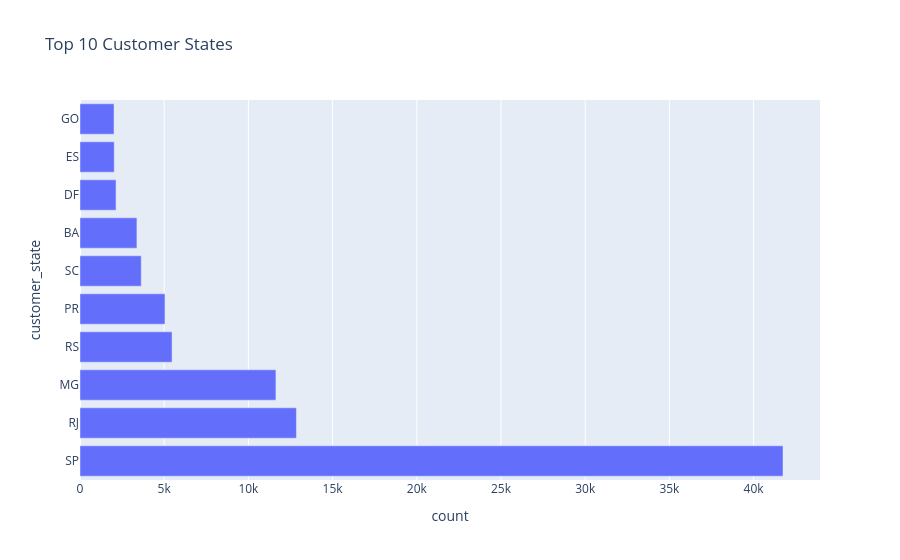

Notebook code cell kept with this figure:
### Code cell
customers_table = tables['customers']
customer_states = customers_table['customer_state'].value_counts().reset_index()
customer_state_chart = px.bar(customer_states.sort_values('count', ascending=False).head(10),
                           orientation='h',
                           x='count',
                           y='customer_state',
                           title='Top 10 Customer States')
customer_state_chart.show()

### Figure 1 — Plotly figure (JSON) as saved in the notebook; plotly's stock layout.template omitted (floating-point values rounded to 4 significant figures)
{"data": [{"alignmentgroup": "True", "hovertemplate": "count=%{x}<br>customer_state=%{y}<extra></extra>", "legendgroup": "", "marker": {"color": "#636efa", "pattern": {"shape": ""}}, "name": "", "offsetgroup": "", "orientation": "h", "showlegend": false, "textposition": "auto", "type": "bar", "x": [41746, 12852, 11635, 5466, 5045, 3637, 3380, 2140, 2033, 2020], "xaxis": "x", "y": ["SP", "RJ", "MG", "RS", "PR", "SC", "BA", "DF", "ES", "GO"], "yaxis": "y"}], "layout": {"barmode": "relative", "legend": {"tracegroupgap": 0}, "title": {"text": "Top 10 Customer States"}, "xaxis": {"anchor": "y", "domain": [0, 1], "title": {"text": "count"}}, "yaxis": {"anchor": "x", "domain": [0, 1], "title": {"text": "customer_state"}}}}
